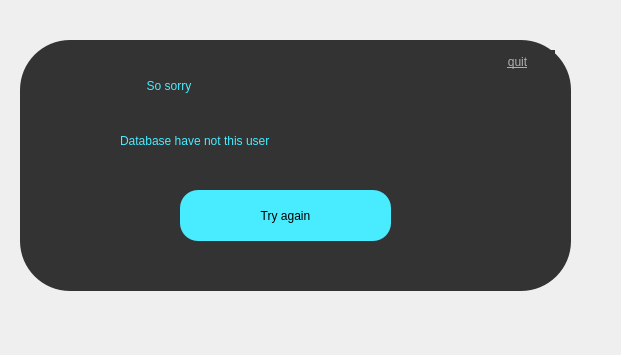
<?xml version="1.0" encoding="UTF-8"?>
<ui version="4.0">
 <class>no_this_user</class>
 <widget class="QDialog" name="no_this_user">
  <property name="geometry">
   <rect>
    <x>0</x>
    <y>0</y>
    <width>621</width>
    <height>355</height>
   </rect>
  </property>
  <property name="windowTitle">
   <string>Dialog</string>
  </property>
  <widget class="QFrame" name="frame">
   <property name="geometry">
    <rect>
     <x>20</x>
     <y>40</y>
     <width>551</width>
     <height>251</height>
    </rect>
   </property>
   <property name="styleSheet">
    <string notr="true">*{
	background:#333;
	border-radius:50px
}</string>
   </property>
   <property name="frameShape">
    <enum>QFrame::StyledPanel</enum>
   </property>
   <property name="frameShadow">
    <enum>QFrame::Raised</enum>
   </property>
   <widget class="QLabel" name="label">
    <property name="geometry">
     <rect>
      <x>110</x>
      <y>10</y>
      <width>291</width>
      <height>71</height>
     </rect>
    </property>
    <property name="styleSheet">
     <string notr="true">*{
	color:#49ebff;
	font: 28pt &quot;AR JULIAN&quot;;
}</string>
    </property>
    <property name="text">
     <string>     So sorry</string>
    </property>
   </widget>
   <widget class="QLabel" name="label_2">
    <property name="geometry">
     <rect>
      <x>100</x>
      <y>80</y>
      <width>391</width>
      <height>41</height>
     </rect>
    </property>
    <property name="styleSheet">
     <string notr="true">*{
	color:#49ebff;
	font: 20pt &quot;AR JULIAN&quot;;
}</string>
    </property>
    <property name="text">
     <string>Database have not this user</string>
    </property>
   </widget>
   <widget class="QPushButton" name="try_again_button">
    <property name="geometry">
     <rect>
      <x>160</x>
      <y>150</y>
      <width>211</width>
      <height>51</height>
     </rect>
    </property>
    <property name="styleSheet">
     <string notr="true">*{
	background:#49ebff;
	font: 20pt &quot;AR JULIAN&quot;;
	border-radius:18;
}

*:hover
{
	background:red;
}</string>
    </property>
    <property name="text">
     <string>Try again</string>
    </property>
   </widget>
   <widget class="QPushButton" name="close_button">
    <property name="geometry">
     <rect>
      <x>460</x>
      <y>10</y>
      <width>75</width>
      <height>23</height>
     </rect>
    </property>
    <property name="styleSheet">
     <string notr="true">*{
	
	font: 15pt &quot;黑体&quot;;
	
	color: rgb(175, 175, 175);
	text-decoration: underline;
	background:#333;
}

QPushButton:hover{
	background:#49ebff;
	border-radius:18px;
}</string>
    </property>
    <property name="text">
     <string>quit</string>
    </property>
   </widget>
  </widget>
 </widget>
 <resources/>
 <connections/>
</ui>
